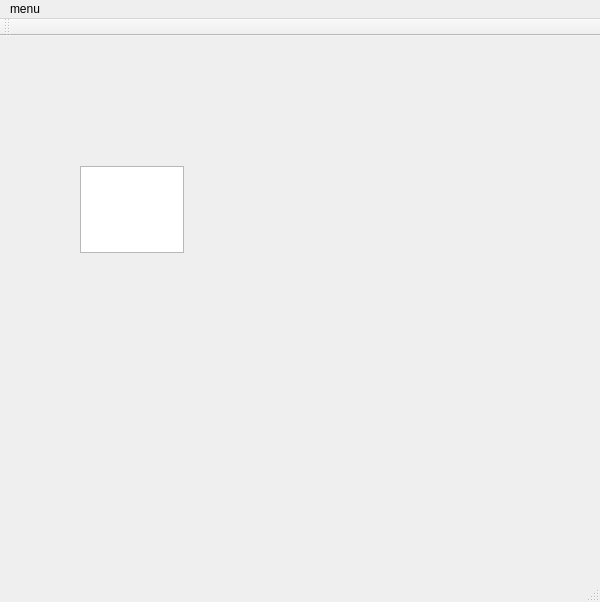
<?xml version="1.0" encoding="UTF-8"?>
<ui version="4.0">
 <class>testproject1Class</class>
 <widget class="QMainWindow" name="testproject1Class">
  <property name="geometry">
   <rect>
    <x>0</x>
    <y>0</y>
    <width>600</width>
    <height>602</height>
   </rect>
  </property>
  <property name="windowTitle">
   <string>testproject1</string>
  </property>
  <widget class="QWidget" name="centralWidget">
   <widget class="QTextEdit" name="textEdit">
    <property name="geometry">
     <rect>
      <x>80</x>
      <y>130</y>
      <width>104</width>
      <height>87</height>
     </rect>
    </property>
   </widget>
  </widget>
  <widget class="QMenuBar" name="menuBar">
   <property name="geometry">
    <rect>
     <x>0</x>
     <y>0</y>
     <width>600</width>
     <height>26</height>
    </rect>
   </property>
   <widget class="QMenu" name="menumenu">
    <property name="title">
     <string>menu</string>
    </property>
    <addaction name="actionnew"/>
    <addaction name="actionexit"/>
    <addaction name="actionopen"/>
    <addaction name="actionsave"/>
    <addaction name="actionsave_as"/>
   </widget>
   <addaction name="menumenu"/>
  </widget>
  <widget class="QToolBar" name="mainToolBar">
   <attribute name="toolBarArea">
    <enum>TopToolBarArea</enum>
   </attribute>
   <attribute name="toolBarBreak">
    <bool>false</bool>
   </attribute>
  </widget>
  <widget class="QStatusBar" name="statusBar"/>
  <action name="actionnew">
   <property name="text">
    <string>new</string>
   </property>
  </action>
  <action name="actionexit">
   <property name="text">
    <string>exit</string>
   </property>
  </action>
  <action name="actionopen">
   <property name="text">
    <string>open</string>
   </property>
  </action>
  <action name="actionsave">
   <property name="text">
    <string>save</string>
   </property>
  </action>
  <action name="actionsave_as">
   <property name="text">
    <string>save as</string>
   </property>
  </action>
 </widget>
 <layoutdefault spacing="6" margin="11"/>
 <resources>
  <include location="testproject1.qrc"/>
 </resources>
 <connections/>
</ui>
